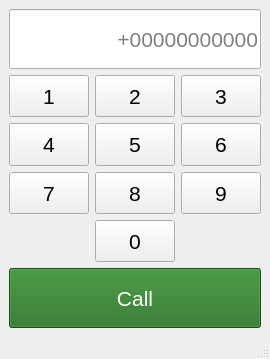
<?xml version="1.0" encoding="UTF-8"?>
<ui version="4.0">
 <class>MainWindow</class>
 <widget class="QMainWindow" name="MainWindow">
  <property name="geometry">
   <rect>
    <x>0</x>
    <y>0</y>
    <width>259</width>
    <height>359</height>
   </rect>
  </property>
  <property name="windowTitle">
   <string>MainWindow</string>
  </property>
  <widget class="QWidget" name="centralwidget">
   <layout class="QGridLayout" name="gridLayout_2">
    <item row="0" column="0">
     <layout class="QVBoxLayout" name="verticalLayout">
      <item>
       <widget class="QLineEdit" name="lineEdit">
        <property name="minimumSize">
         <size>
          <width>0</width>
          <height>60</height>
         </size>
        </property>
        <property name="font">
         <font>
          <pointsize>16</pointsize>
         </font>
        </property>
        <property name="alignment">
         <set>Qt::AlignmentFlag::AlignRight|Qt::AlignmentFlag::AlignTrailing|Qt::AlignmentFlag::AlignVCenter</set>
        </property>
        <property name="placeholderText">
         <string>+00000000000</string>
        </property>
       </widget>
      </item>
      <item>
       <layout class="QGridLayout" name="gridLayout">
        <item row="3" column="1">
         <widget class="QPushButton" name="pushButton_8">
          <property name="sizePolicy">
           <sizepolicy hsizetype="Minimum" vsizetype="Expanding">
            <horstretch>0</horstretch>
            <verstretch>0</verstretch>
           </sizepolicy>
          </property>
          <property name="font">
           <font>
            <pointsize>16</pointsize>
           </font>
          </property>
          <property name="text">
           <string>5</string>
          </property>
         </widget>
        </item>
        <item row="0" column="1">
         <widget class="QPushButton" name="pushButton_6">
          <property name="sizePolicy">
           <sizepolicy hsizetype="Minimum" vsizetype="Expanding">
            <horstretch>0</horstretch>
            <verstretch>0</verstretch>
           </sizepolicy>
          </property>
          <property name="font">
           <font>
            <pointsize>16</pointsize>
           </font>
          </property>
          <property name="text">
           <string>2</string>
          </property>
         </widget>
        </item>
        <item row="5" column="1">
         <widget class="QPushButton" name="pushButton_2">
          <property name="sizePolicy">
           <sizepolicy hsizetype="Minimum" vsizetype="Expanding">
            <horstretch>0</horstretch>
            <verstretch>0</verstretch>
           </sizepolicy>
          </property>
          <property name="font">
           <font>
            <pointsize>16</pointsize>
           </font>
          </property>
          <property name="text">
           <string>0</string>
          </property>
         </widget>
        </item>
        <item row="3" column="0">
         <widget class="QPushButton" name="pushButton_10">
          <property name="sizePolicy">
           <sizepolicy hsizetype="Minimum" vsizetype="Expanding">
            <horstretch>0</horstretch>
            <verstretch>0</verstretch>
           </sizepolicy>
          </property>
          <property name="font">
           <font>
            <pointsize>16</pointsize>
           </font>
          </property>
          <property name="text">
           <string>4</string>
          </property>
         </widget>
        </item>
        <item row="0" column="0">
         <widget class="QPushButton" name="pushButton">
          <property name="sizePolicy">
           <sizepolicy hsizetype="Minimum" vsizetype="Expanding">
            <horstretch>0</horstretch>
            <verstretch>0</verstretch>
           </sizepolicy>
          </property>
          <property name="font">
           <font>
            <pointsize>16</pointsize>
           </font>
          </property>
          <property name="text">
           <string>1</string>
          </property>
         </widget>
        </item>
        <item row="0" column="2">
         <widget class="QPushButton" name="pushButton_9">
          <property name="sizePolicy">
           <sizepolicy hsizetype="Minimum" vsizetype="Expanding">
            <horstretch>0</horstretch>
            <verstretch>0</verstretch>
           </sizepolicy>
          </property>
          <property name="font">
           <font>
            <pointsize>16</pointsize>
           </font>
          </property>
          <property name="text">
           <string>3</string>
          </property>
         </widget>
        </item>
        <item row="3" column="2">
         <widget class="QPushButton" name="pushButton_7">
          <property name="sizePolicy">
           <sizepolicy hsizetype="Minimum" vsizetype="Expanding">
            <horstretch>0</horstretch>
            <verstretch>0</verstretch>
           </sizepolicy>
          </property>
          <property name="font">
           <font>
            <pointsize>16</pointsize>
           </font>
          </property>
          <property name="text">
           <string>6</string>
          </property>
         </widget>
        </item>
        <item row="4" column="1">
         <widget class="QPushButton" name="pushButton_4">
          <property name="sizePolicy">
           <sizepolicy hsizetype="Minimum" vsizetype="Expanding">
            <horstretch>0</horstretch>
            <verstretch>0</verstretch>
           </sizepolicy>
          </property>
          <property name="font">
           <font>
            <pointsize>16</pointsize>
           </font>
          </property>
          <property name="text">
           <string>8</string>
          </property>
         </widget>
        </item>
        <item row="4" column="0">
         <widget class="QPushButton" name="pushButton_5">
          <property name="sizePolicy">
           <sizepolicy hsizetype="Minimum" vsizetype="Expanding">
            <horstretch>0</horstretch>
            <verstretch>0</verstretch>
           </sizepolicy>
          </property>
          <property name="font">
           <font>
            <pointsize>16</pointsize>
           </font>
          </property>
          <property name="text">
           <string>7</string>
          </property>
         </widget>
        </item>
        <item row="4" column="2">
         <widget class="QPushButton" name="pushButton_3">
          <property name="sizePolicy">
           <sizepolicy hsizetype="Minimum" vsizetype="Expanding">
            <horstretch>0</horstretch>
            <verstretch>0</verstretch>
           </sizepolicy>
          </property>
          <property name="font">
           <font>
            <pointsize>16</pointsize>
           </font>
          </property>
          <property name="text">
           <string>9</string>
          </property>
         </widget>
        </item>
       </layout>
      </item>
      <item>
       <widget class="QPushButton" name="pushButton_11">
        <property name="minimumSize">
         <size>
          <width>0</width>
          <height>60</height>
         </size>
        </property>
        <property name="font">
         <font>
          <pointsize>16</pointsize>
         </font>
        </property>
        <property name="styleSheet">
         <string notr="true">background-color: rgb(34, 111, 30);
color: rgb(255, 255, 255);</string>
        </property>
        <property name="text">
         <string>Call</string>
        </property>
       </widget>
      </item>
     </layout>
    </item>
   </layout>
  </widget>
  <widget class="QMenuBar" name="menubar">
   <property name="geometry">
    <rect>
     <x>0</x>
     <y>0</y>
     <width>259</width>
     <height>22</height>
    </rect>
   </property>
  </widget>
  <widget class="QStatusBar" name="statusbar"/>
 </widget>
 <resources/>
 <connections/>
</ui>
